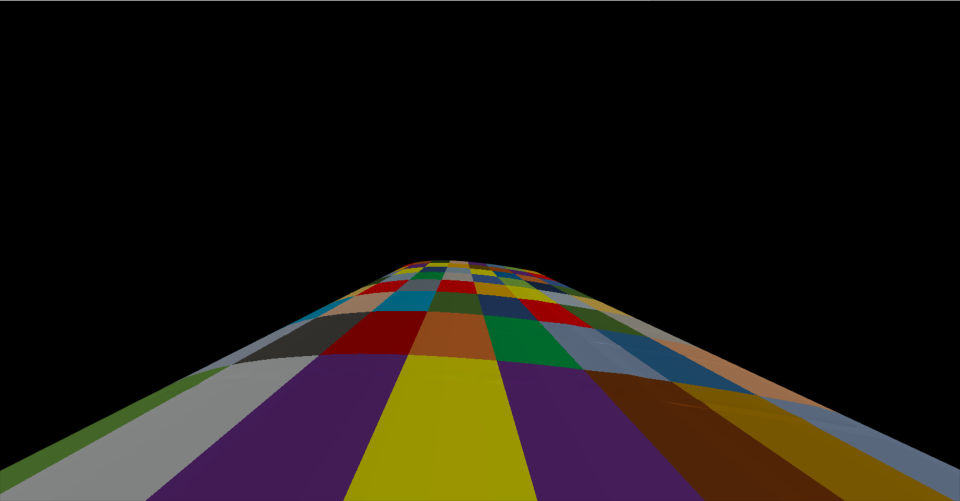
%> input picture src/textures_matlab/rainbow_wing.png, 1920 x 1002 px (shown at 1/2 size)
$ octave texture_projection.m   (GNU Octave 9; MATLAB toolbox functions it lacks are replaced by stand-ins)
%> lines starting %> are read from the running program, lines starting %| are printed output that depends on the picture
I = imread("rainbow_wing.png");
%> I is the input picture: size 1002x1920x3 uint8; mean R, G, B 28.4, 23.1, 17.5
im = imread("rainbow.png");
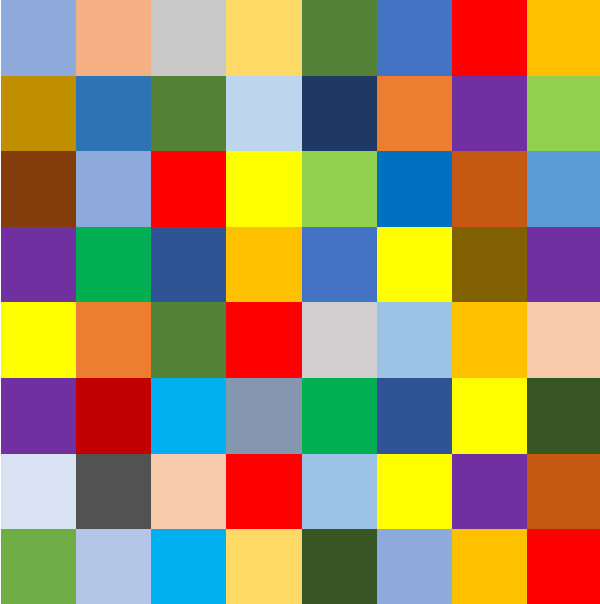
%> input picture src/textures_matlab/rainbow.png, 600 x 604 px
%> im is the input picture: size 604x600x3 uint8; mean R, G, B 156.5, 139.1, 103.2
M = [76 379;
    150 379;
    151 302;
    77 303;

    303 303;
    303 229;
    347 298;
    349 304
    ];
N = [814 709;
    856 622;
    969 631;
    993 721;

    946 564;
    1011 570;
    993 552;
    945 549
    ];
figure(1)
imshow(I);
figure(2)
imshow(im);
sz = size(I);
%> sz = [1002 1920 3]
%outputView = imref2d([30000,10000,3]); % use this with invert, real output
%is much bigger
outputView = imref2d(sz);
tform = estimateGeometricTransform(M,N,'projective');
%tform = invert(tform);
Ir = imwarp(im,tform,'OutputView',outputView);
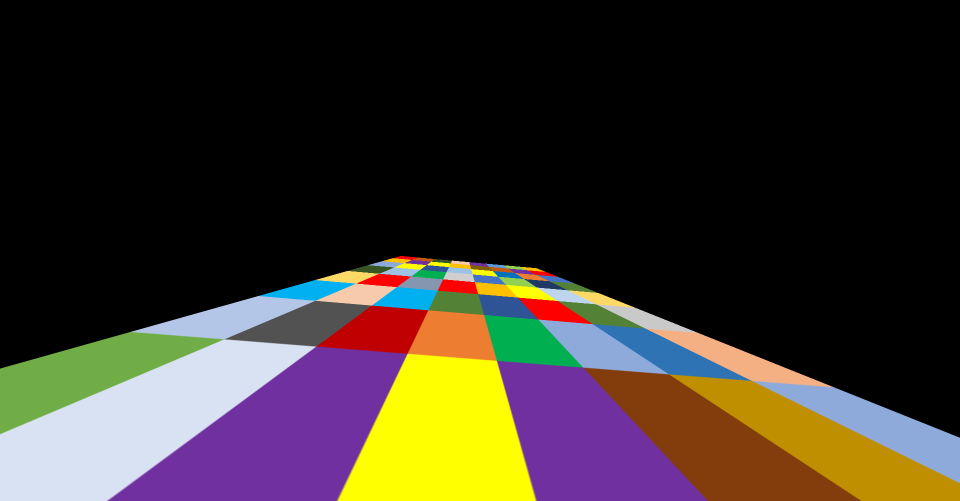
%> Ir: size 1002x1920x3 uint8 (shown at 1/2 size); mean R, G, B 56.8, 49.1, 40.9
figure(3)
imshowpair(I,Ir,'montage');
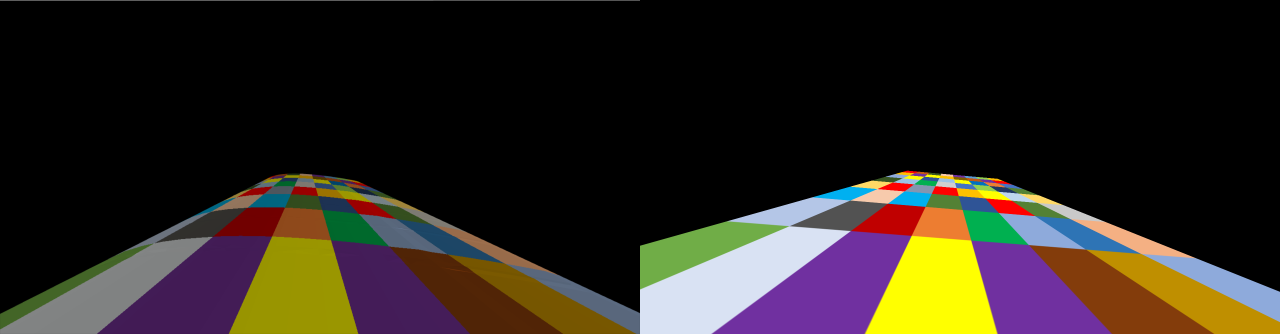
%> displayed picture: size 1002x3840x3, on the screen's scale of 0 to 255 (shown at 1/3 size); mean R, G, B 42.6, 36.1, 29.2


function geoTry()
    original  = imread('rainbow.png');
    distorted  = imread('rainbow_wing.png');
    gray_rainbow = rgb2gray(original);
    size(distorted);
    g_distorted = rgb2gray(distorted);
    ptsOriginal  = detectSURFFeatures(gray_rainbow);
    ptsDistorted = detectSURFFeatures(g_distorted);
    [featuresOriginal,validPtsOriginal] = extractFeatures(gray_rainbow,ptsOriginal);
    [featuresDistorted,validPtsDistorted] = extractFeatures(g_distorted,ptsDistorted);
    index_pairs = matchFeatures(featuresOriginal,featuresDistorted);
    matchedPtsOriginal  = validPtsOriginal(index_pairs(:,1));
    matchedPtsDistorted = validPtsDistorted(index_pairs(:,2));
    figure
    showMatchedFeatures(gray_rainbow,g_distorted,matchedPtsOriginal,matchedPtsDistorted);

    [tform,inlierIdx] = estimateGeometricTransform(matchedPtsDistorted,matchedPtsOriginal,'similarity');
    inlierPtsDistorted = matchedPtsDistorted(inlierIdx,:);
    inlierPtsOriginal  = matchedPtsOriginal(inlierIdx,:);

    figure
    showMatchedFeatures(original,distorted,inlierPtsOriginal,inlierPtsDistorted)
    outputView = imref2d(size(original));
    Ir = imwarp(distorted,tform,'OutputView',outputView);
    figure
    imshow(Ir);
end
